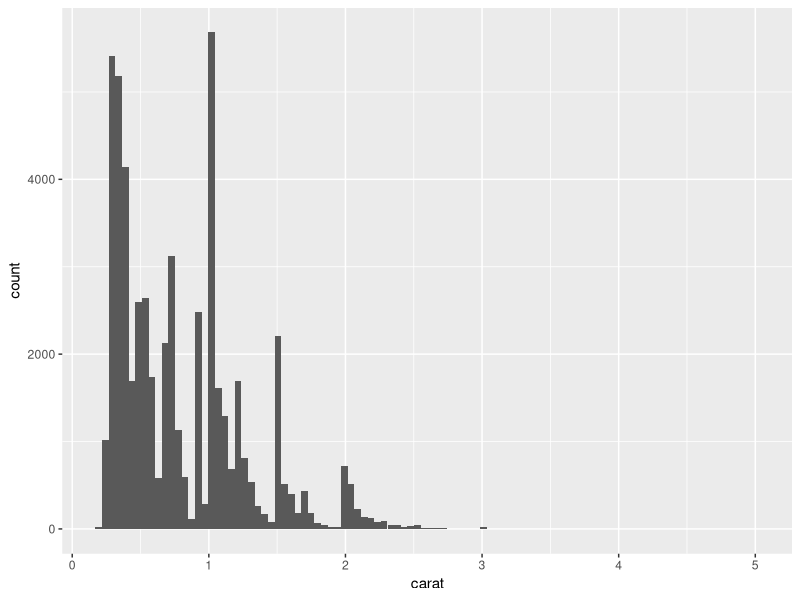
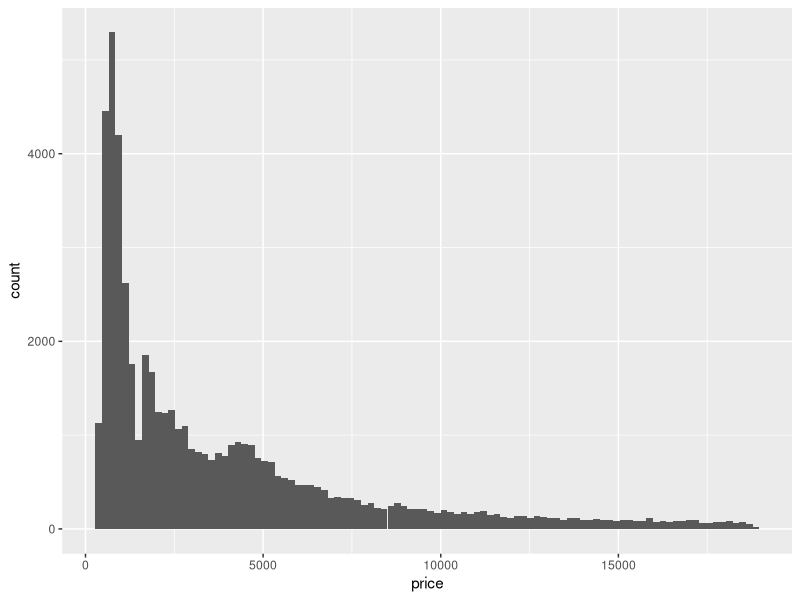
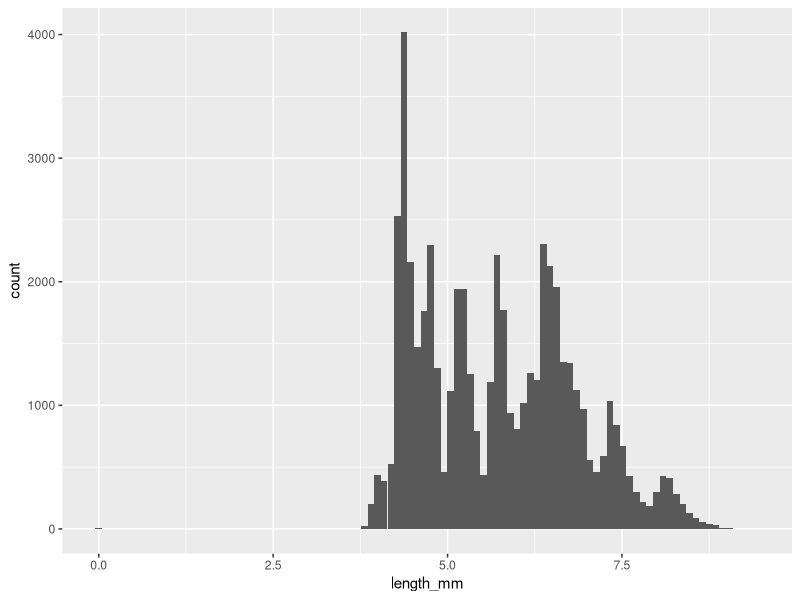
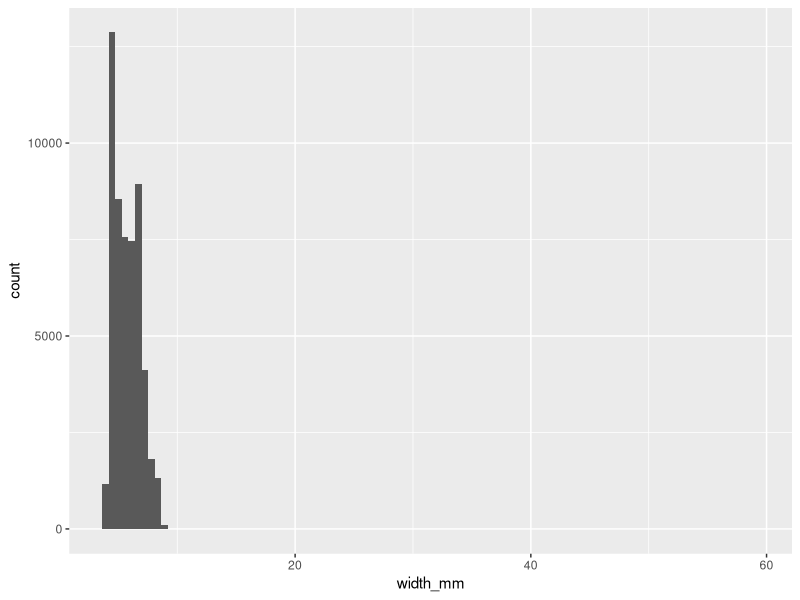
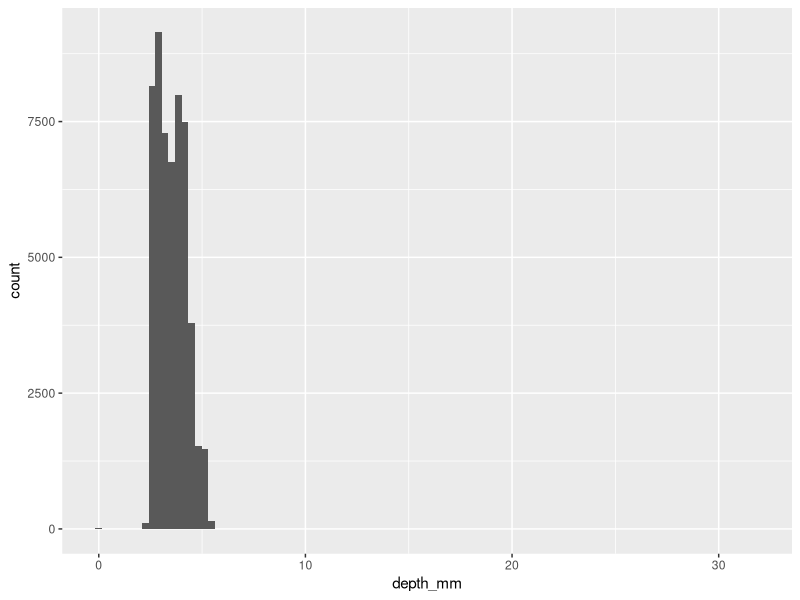

Write R code to recreate these figures, in order. (Note: this script raises an error after producing the figures.)
## ---- chunk 1
library(tidyverse) 
library(ggplot2)
## ---- chunk 2
diamonds <- diamonds %>% rename(
    depth_pct = depth,
    length_mm = x,
    width_mm = y,
    depth_mm = z,
    table_pct = table
  )
## ---- chunk 3
# Do some preliminary investigations & cleaning

diamonds %>%
  count(color)

diamonds %>%
  count(cut)

diamonds %>%
  count(clarity)

diamonds %>%
  ggplot(aes(carat)) +
  geom_histogram(bins = 100)

diamonds <- diamonds %>%
  filter(carat <= 3)

diamonds %>%
  ggplot(aes(price)) +
  geom_histogram(bins = 100)

diamonds %>%
  ggplot(aes(length_mm)) +
  geom_histogram(bins = 100)

diamonds <- diamonds %>%
  filter(length_mm >= 2.5)

diamonds %>%
  ggplot(aes(width_mm)) +
  geom_histogram(bins = 100)

diamonds <- diamonds %>%
  filter(width_mm <= 20)

diamonds %>%
  ggplot(aes(depth_mm)) +
  geom_histogram(bins = 100)

diamonds <- diamonds %>%
  filter(depth_mm <= 10)

diamonds <- diamonds %>%
  filter(length_mm != 0 & depth_mm != 0 & width_mm != 0)

diamonds

## ---- chunk 4

diamonds <- diamonds %>%
  mutate(table_mm = table_pct * width_mm / 100)

# Overall table_mm arithmetic mean?


diamonds %>%
  summarise(
    table_mm_mean = mean(table_mm)
  )



# table_mm arithmetic mean within each clarity category


diamonds %>%
  group_by(clarity) %>%
  summarise(
    table_mm_mean = mean(table_mm)
  )



## ---- chunk 5
# calculate the arithmetic mean across all numeric variables

diamonds %>%
  summarise(
    avg_carat = mean(carat),
    avg_depth_pct = mean(depth_pct),
    avg_table_pct = mean(table_pct),
    avg_price = mean(price),
    avg_length_mm = mean(length_mm),
    avg_width_mm = mean(width_mm),
    avg_depth_mm = mean(depth_mm),
    avg_table_mm = mean(table_mm)
  )



## ---- chunk 6
# Write gmean() command

gmean <- function(x){
  logsum <- 0
  for(i in x){
    logsum <- logsum + log(i)
  }
  exp(1/length(x)*logsum)
}

## ---- chunk 7

test_data <- list(
  test1 = c(2.1, 3.8, 4.2),
  test2 = c(1, 10, 100, 1000),
  test3 = c(0, 1, 4),
  test4 = c(0.38,  0.94, -1.56),
  test5 = c(TRUE, TRUE),
  test6 = c("6", "7", "8")
)


# Create for loop to test gmean() on the above examples
for(item in test_data){
  print(gmean(item))
}

# doesn't work for test5 as non-numeric values, doesn't work for test6 as character values so all taken as 1

## ---- chunk 8
# Copy gmean() from Ex 3 and edit it to check the input


gmean <- function(x){
  if(any(x <= 0)){
      warning("Geometric mean for positive values only")
      return(NaN)
  } else if(any(!is.numeric(x))){
      warning("Geometric mean for numeric values only")
      return(NaN)
    }

  logsum <- 0
  for(i in x){
    logsum <- logsum + log(i)
  }
  exp(1/length(x)*logsum)
}



# Copy your code from Ex 4 to test your new command


for(item in test_data){
  print(gmean(item))
}



## ---- chunk 9
# replicate the for loop from Ex 4 using the map (or a similar) function
map_dfr(test_data, gmean) # could also use map or do with rows instead of columns, etc.

## ---- chunk 10
# Overall table_mm arithmetic mean, median, and geometric mean?

diamonds %>%
  summarise(
    table_mm_mean = mean(table_mm),
    table_mm_median = median(table_mm),
    table_mm_geommean = gmean(table_mm)
  )




# Arithmetic mean, median, and geometric mean of table_mm within each clarity category

diamonds %>%
  group_by(clarity) %>%
  summarise(
    table_mm_mean = mean(table_mm),
    table_mm_median = median(table_mm),
    table_mm_geommean = gmean(table_mm)
  )




## ---- chunk 11
# Create gmean2() that computes the geometric mean 
#   that uses the original definition
library(pracma)

gmean2 <- function(x){
  if(any(x <= 0)){
      warning("Geometric mean for positive values only")
      return(NaN)
  } else if(any(!is.numeric(x))){
      warning("Geometric mean for numeric values only")
      return(NaN)
    }
  mult <- 1
  for(val in x){
    mult <- mult * val
  }
  nthroot(mult, length(x))
}

map_dfr(test_data, gmean2)
#fine here

diamonds %>%
  summarise(
    table_mm_geommean = gmean2(table_mm)
  )
#so many values it doesn't work

## ---- chunk 12
# Create a function that computes the harmonic mean


hmean <- function(x){
  if(any(x <= 0)){
      warning("Harmonic mean for positive values only")
      return(NaN)
  } else if(any(!is.numeric(x))){
      warning("Harmonic mean for numeric values only")
      return(NaN)
  }
  recipx <- c()
  for(i in x){
    recipx <- c(recipx, 1/i)
  }
  recipmean <- mean(recipx)
  1/recipmean
}

map_dfr(test_data, hmean)

diamonds %>%
  summarise(
    table_mm_harmmean = hmean(table_mm)
  )


